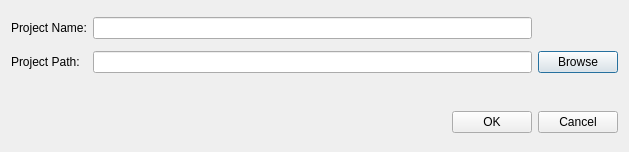
<?xml version="1.0" encoding="UTF-8"?>
<ui version="4.0">
 <class>DialogNewProject</class>
 <widget class="QDialog" name="DialogNewProject">
  <property name="geometry">
   <rect>
    <x>0</x>
    <y>0</y>
    <width>629</width>
    <height>152</height>
   </rect>
  </property>
  <property name="windowTitle">
   <string>新建工程</string>
  </property>
  <layout class="QGridLayout" name="gridLayout">
   <item row="0" column="0">
    <widget class="QLabel" name="labelProjectName">
     <property name="text">
      <string>Project Name:</string>
     </property>
    </widget>
   </item>
   <item row="0" column="1" colspan="2">
    <widget class="QLineEdit" name="lineEditProjectName"/>
   </item>
   <item row="0" column="3">
    <spacer name="horizontalSpacer">
     <property name="orientation">
      <enum>Qt::Horizontal</enum>
     </property>
     <property name="sizeHint" stdset="0">
      <size>
       <width>40</width>
       <height>20</height>
      </size>
     </property>
    </spacer>
   </item>
   <item row="1" column="0">
    <widget class="QLabel" name="labelProjectPath">
     <property name="text">
      <string>Project Path:</string>
     </property>
    </widget>
   </item>
   <item row="1" column="1" colspan="2">
    <widget class="QLineEdit" name="lineEditProjectPath"/>
   </item>
   <item row="1" column="3">
    <widget class="QPushButton" name="pushButtonBrowse">
     <property name="text">
      <string>Browse</string>
     </property>
    </widget>
   </item>
   <item row="3" column="1">
    <spacer name="horizontalSpacer_2">
     <property name="orientation">
      <enum>Qt::Horizontal</enum>
     </property>
     <property name="sizeHint" stdset="0">
      <size>
       <width>358</width>
       <height>20</height>
      </size>
     </property>
    </spacer>
   </item>
   <item row="3" column="2">
    <widget class="QPushButton" name="pushButtonOK">
     <property name="text">
      <string>OK</string>
     </property>
    </widget>
   </item>
   <item row="3" column="3">
    <widget class="QPushButton" name="pushButtonCancel">
     <property name="text">
      <string>Cancel</string>
     </property>
    </widget>
   </item>
   <item row="2" column="0" colspan="4">
    <widget class="QLabel" name="labelMsg">
     <property name="sizePolicy">
      <sizepolicy hsizetype="Preferred" vsizetype="Fixed">
       <horstretch>0</horstretch>
       <verstretch>0</verstretch>
      </sizepolicy>
     </property>
     <property name="text">
      <string/>
     </property>
    </widget>
   </item>
  </layout>
 </widget>
 <resources/>
 <connections/>
</ui>
